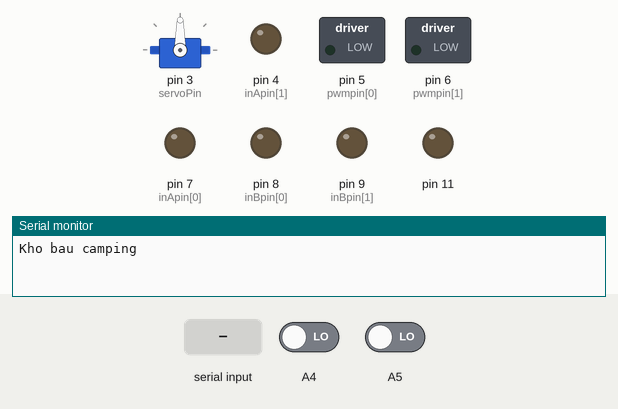
This sketch was run on a simulated Arduino Uno, built with avr-gcc and run on an emulated ATmega328P. Shown: servo, switched loads named in the sketch (green lamp = pin HIGH), output pins drawn as LEDs (lit = HIGH), the last lines printed to the serial monitor. The inputs (shaded band) are chosen by the test bench; at power-on: A4 LOW, A5 LOW.

Above: at 2.2 s.
2.3 s: "30,150\n" received over Serial
At 3.5 s:
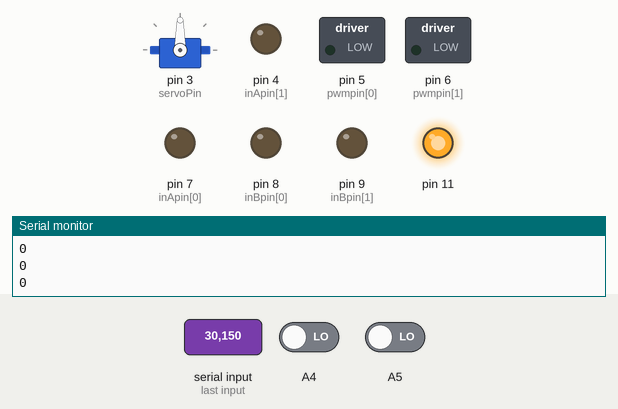
3.8 s: "200\n" received over Serial
At 4.8 s:
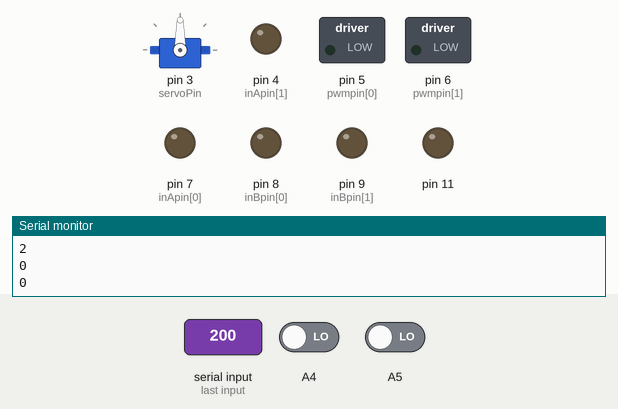
Timing chart, 0 to 6.8 s (numbered marks = the images above; inputs shaded):
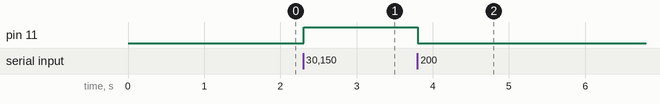

Measured:
- after the input at 2.3 s, pin 11: LOW → HIGH at once
- after the input at 3.8 s, pin 11: HIGH → LOW at once

The sketch:

Khobau_Receive.ino
```cpp
#include <Servo.h>

Servo myservo;
int servoPin = 3;

int data; // data[dir,spd,led out, led in,lock]: direction and speed

int dir,spd,led,lock;
int trigger1 = 0,trigger2 = 0;
#define BRAKEVCC 0
#define CW   1
#define CCW  2
#define BRAKEGND 3
#define CS_THRESHOLD 100
void motorGo(uint8_t motor, uint8_t direct, uint8_t pwm);
void motorOff(int motor);
int inApin[2] = {7, 4};  // INA: Clockwise input
int inBpin[2] = {8, 9}; // INB: Counter-clockwise input
int pwmpin[2] = {5, 6}; // PWM input
//int cspin[2] = {2, 3}; // CS: Current sense ANALOG input
int enpin[2] = {0, 1}; // EN: Status of switches output (Analog pin)


void setup()
{
  myservo.attach(servoPin);
  pinMode(A5, INPUT);
  pinMode(A4, INPUT);
  pinMode(11,OUTPUT);

  Serial.begin(9600);
  delay(1000);
  Serial.println(F("Kho bau camping"));

 // Initialize digital pins as outputs
  for (int i=0; i<2; i++)
  {
    pinMode(inApin[i], OUTPUT);
    pinMode(inBpin[i], OUTPUT);
    pinMode(pwmpin[i], OUTPUT);
  }
  // Initialize braked
  for (int i=0; i<2; i++)
  {
    digitalWrite(inApin[i], LOW);
    digitalWrite(inBpin[i], LOW);
  }
}
void loop()
{
if(Serial.available()>0){
  data = Serial.parseInt();

    led = (data - data%100)/100;
    lock = (data -100*led)/10;
    dir = (data - 100*led - 10*lock);
    spd = 500;

    Serial.println(led);
    Serial.println(lock);
    Serial.println(dir);

    trigger1 = digitalRead(A5);
    trigger2 = digitalRead(A4);
//
//    Serial.println();
//    Serial.println(dir);
//    Serial.println(spd);

    if(led==2)
      digitalWrite(11,LOW);
    if(led==1)
      digitalWrite(11,HIGH);

if(lock==1){

      myservo.write(120); //unlock
      digitalWrite(11,HIGH);

    switch(dir){

      case 1:  // mo thung
      motorGo(0,CW,spd);
      delay(3500);
      motorOff(0);
      break;

      motorOff(0);
      break;

      case 2:  // dong thung
      motorGo(0,CCW,spd);
      delay(4500);
      motorOff(0);
      break;

      motorOff(0);
      break;

      default:
      motorOff(0);
      break;
  }
  }
  if(lock==2)
    myservo.write(30); //lock
  }
}
void motorOff(int motor)
{
  // Initialize braked
  for (int i=0; i<2; i++)
  {
    digitalWrite(inApin[i], LOW);
    digitalWrite(inBpin[i], LOW);
  }
  analogWrite(pwmpin[motor], 0);
}

void motorGo(uint8_t motor, uint8_t direct, uint8_t pwm)
{
  if (motor <= 1)
  {
    if (direct <=4)
    {
      // Set inA[motor]
      if (direct <=1)
        digitalWrite(inApin[motor], HIGH);
      else
        digitalWrite(inApin[motor], LOW);

      // Set inB[motor]
      if ((direct==0)||(direct==2))
        digitalWrite(inBpin[motor], HIGH);
      else
        digitalWrite(inBpin[motor], LOW);

      analogWrite(pwmpin[motor], pwm);
    }
  }
}
```
